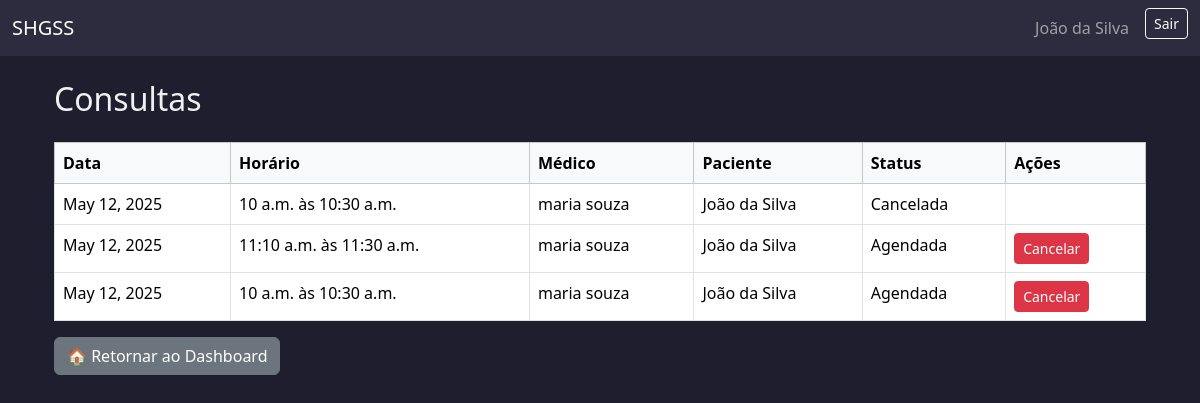
Before: /consultas/usuario/ (signed in) with the older database file.
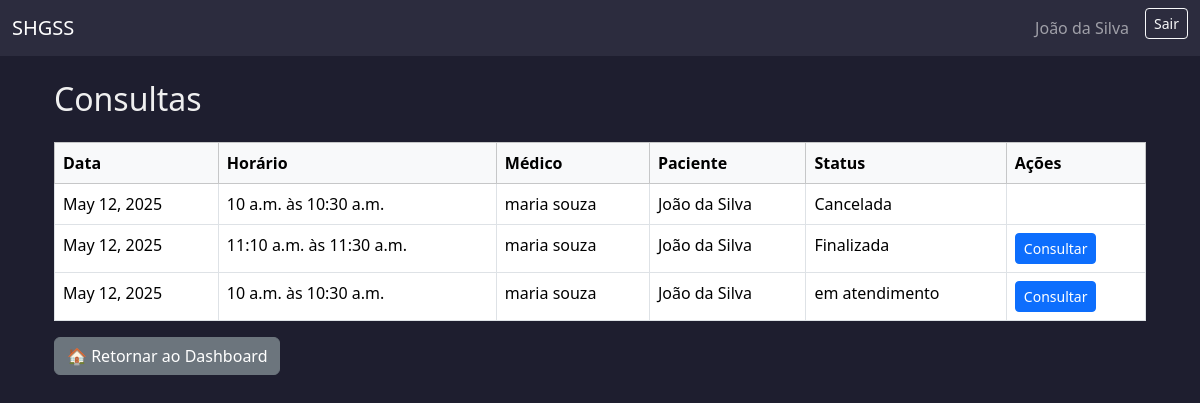
After: the same page with the newer database file.
### usuarios/models.py (models this page shows, shortened)
class Usuario(AbstractUser):
    ROLE_CHOICES = [
        ('paciente', 'Paciente'),
        ('medico', 'Médico'),
        ('administrativo', 'Administrativo'),
        ('financeiro', 'Financeiro'),
    ]
    cpf = models.CharField(max_length=14, unique=True, blank=False, null=False)
    telefone = models.CharField(max_length=20)
    rua = models.CharField(max_length=100)
    numero = models.CharField(max_length=10)
    bairro = models.CharField(max_length=50)
    cidade = models.CharField(max_length=50)
    estado = models.CharField(max_length=2)
    cep = models.CharField(max_length=9)
    role = models.CharField(max_length=20, choices=ROLE_CHOICES)
    plano_saude = models.CharField(max_length=50, null=True, blank=True)
    numero_cartao_plano = models.CharField(max_length=30, null=True, blank=True)
    crm = models.CharField(max_length=20, null=True, blank=True)
    especialidade = models.CharField(max_length=50, null=True, blank=True)
    setor = models.CharField(max_length=50, null=True, blank=True)
    cargo = models.CharField(max_length=50, null=True, blank=True)

class AtendimentoBase(models.Model):
    STATUS_CHOICES = [
        ('agendada', 'Agendada'),
        ('cancelada', 'Cancelada'),
        ('em_andamento', 'Em atendimento'),
        ('finalizada', 'Finalizada'),
    ]
    status = models.CharField(max_length=20, choices=STATUS_CHOICES, default='agendada')
    observacoes_visiveis = models.TextField(blank=True, null=True)
    observacoes_internas = models.TextField(blank=True, null=True)
    encaminhamento = models.TextField(blank=True, null=True)
    criado_em = models.DateTimeField(auto_now_add=True)
    atualizado_em = models.DateTimeField(auto_now=True)
    motivo_cancelamento = models.TextField(blank=True, null=True)
    data_cancelamento = models.DateTimeField(null=True, blank=True)
    class Meta:
        abstract = True

class Consulta(AtendimentoBase):
    agenda = models.ForeignKey(
        'AgendaConsulta',
        on_delete=models.PROTECT,
        related_name='consultas'
    )
    medico = models.ForeignKey(
        settings.AUTH_USER_MODEL,
        on_delete=models.CASCADE,
        limit_choices_to={'role': 'medico'},
        related_name='consultas_como_medico'
    )
    paciente = models.ForeignKey(
        settings.AUTH_USER_MODEL,
        on_delete=models.CASCADE,
        limit_choices_to={'role': 'paciente'},
        related_name='consultas_como_paciente'
    )
    cancelado_por = models.ForeignKey(
        settings.AUTH_USER_MODEL,
        on_delete=models.SET_NULL,
        null=True,
        blank=True,
        related_name='consultas_canceladas'
    )
    valor = models.DecimalField(max_digits=8, decimal_places=2, default=250.00)

class AgendaBase(models.Model):
    sala = models.ForeignKey(Sala, on_delete=models.PROTECT)
    data = models.DateField()
    horario_inicio = models.TimeField()
    horario_fim = models.TimeField()
    duracao_procedimento = models.PositiveIntegerField(help_text="Duração em minutos")
    status_manual = models.CharField(
        max_length=20,
        choices=[('livre', 'Livre'), ('agendado', 'Agendado'), ('bloqueado', 'Bloqueado')],
        default='livre'
    )
    class Meta:
        abstract = True

class AgendaConsulta(AgendaBase):
    medico = models.ForeignKey(Usuario, on_delete=models.SET_NULL, null=True, blank=False, limit_choices_to={'role': 'medico'})

### usuarios/views.py (the view)
# urls.py: path('consultas/usuario/', views.consultas_usuario, name='consultas_usuario'),
@role_required('paciente', 'administrativo')
def consultas_usuario(request):
    usuario = request.user
    if usuario.role == 'paciente':
        consultas = Consulta.objects.filter(paciente=usuario).order_by('-agenda__data')
    elif usuario.role == 'administrativo':
        consultas = Consulta.objects.all().order_by('-agenda__data')
    return render(request, 'consultas/consultas_usuario.html', {'consultas': consultas})

### templates/consultas/consultas_usuario.html
{% extends 'base.html' %}
{% block content %}
<div class="container mt-4">
    <h2 class="mb-4">Consultas</h2>
    <table class="table table-bordered table-hover">
        <thead class="table-light">
            <tr>
                <th>Data</th>
                <th>Horário</th>
                <th>Médico</th>
                <th>Paciente</th>
                <th>Status</th>
                <th>Ações</th>
            </tr>
        </thead>
        <tbody>
            {% for consulta in consultas %}
                <tr>
                    <td>{{ consulta.agenda.data }}</td>
                    <td>{{ consulta.agenda.horario_inicio }} às {{ consulta.agenda.horario_fim }}</td>
                    <td>{{ consulta.medico.get_full_name }}</td>
                    <td>{{ consulta.paciente.get_full_name }}</td>
                    <td>{{ consulta.get_status_display }}</td>
                    <td>
                        {% if consulta.status == 'agendada' %}
                            <a href="{% url 'cancelar_consulta' consulta.id %}" class="btn btn-sm btn-danger">
                                Cancelar
                            </a>
                        {% endif %}
                        {% if consulta.status == 'em atendimento' or consulta.status == 'finalizada' %}
                            <a href="{% url 'detalhar_consulta_usuario' consulta.id %}" class="btn btn-sm btn-primary">
                                Consultar
                            </a>
                        {% endif %}
                    </td>
                </tr>
            {% empty %}
                <tr>
                    <td colspan="6" class="text-center">Nenhuma consulta encontrada.</td>
                </tr>
            {% endfor %}
        </tbody>
    </table>
    <a href="{% url 'redirecionar_dashboard' %}" class="btn btn-secondary">🏠 Retornar ao Dashboard</a>
</div>
{% endblock %}

### templates/base.html (shortened to what this page needs)
<!DOCTYPE html>
<html lang="pt-br">
<head>
    <link href="https://cdn.jsdelivr.net/npm/bootstrap@5.3.2/dist/css/bootstrap.min.css" rel="stylesheet">
</head>
<body>
    <nav class="navbar navbar-expand-lg navbar-dark">
        <div class="container-fluid">
            <a class="navbar-brand" href="#">SHGSS</a>
            <div class="collapse navbar-collapse">
                <ul class="navbar-nav ms-auto">
                    {% if user.is_authenticated %}
                        <li class="nav-item">
                            <a class="nav-link" href="#">{{ user.get_full_name }}</a>
                        </li>
                        <li class="nav-item">
                            <form method="post" action="{% url 'logout' %}">
                                <button type="submit" class="btn btn-sm btn-outline-light ms-2">Sair</button>
                            </form>
                        </li>
                    {% else %}
                        <li class="nav-item">
                            <a class="nav-link" href="{% url 'login' %}">Entrar</a>
                        </li>
                    {% endif %}
                </ul>
            </div>
        </div>
    </nav>
    <div class="container mt-4">
        {% block content %}{% endblock %}
    </div>
</body>
</html>

### templates/base.html (style rules this page uses)
body { background-color: #1e1e2f; color: #f0f0f0; }
.navbar { background-color: #2c2c3e; }
a { color: #9ecbff; }

Changed rows visible on the page:
changed Consulta: status "Agendada" → "Finalizada"; status "Cancelar" → "Consultar"
changed Consulta: status "Agendada" → "em atendimento"; status "Cancelar" → "Consultar"
